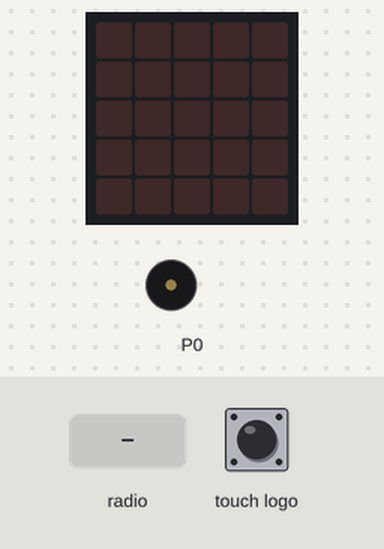
This program was run on a simulated BBC micro:bit (MakeCode). Shown: the board's 5×5 LED display, buzzer (waves = sounding). The inputs (shaded band) are chosen by the test bench.

Above: at 1.2 s.
1.3 s: radio message "0" arrives
At 1.5 s:
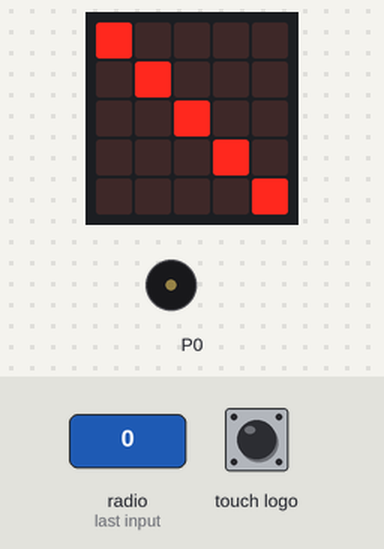
At 2.1 s:
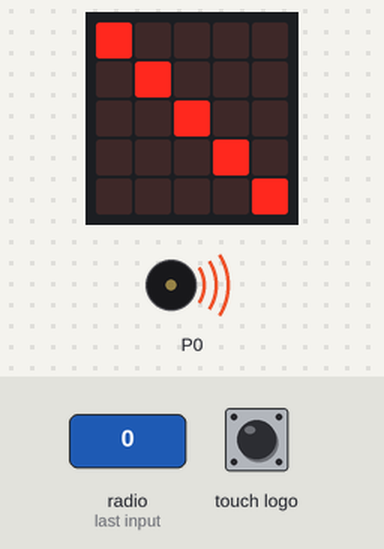
3.7 s: radio message "1" arrives
At 4.5 s:
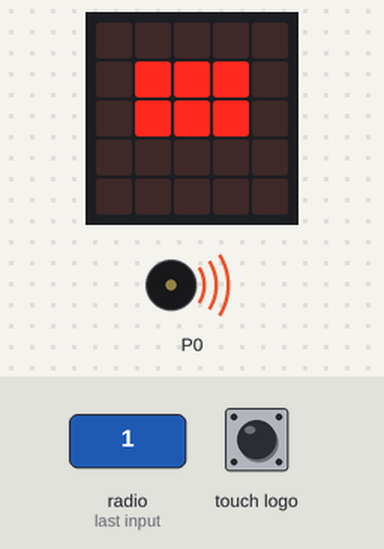
Timing chart, 0 to 6.7 s (numbered marks = the images above; inputs shaded):
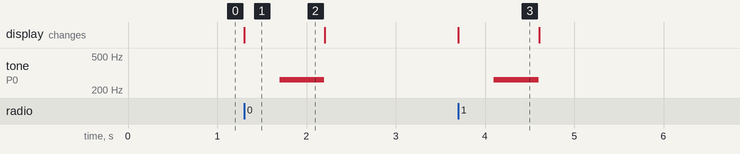

The program:

main.ts
```typescript
radio.onReceivedNumber(function (receivedNumber) {
    if (receivedNumber == 0) {
        basic.showLeds(`
            # . . . .
            . # . . .
            . . # . .
            . . . # .
            . . . . #
            `)
        music.playTone(262, music.beat(BeatFraction.Whole))
    } else {
        basic.showLeds(`
            . . . . .
            . # # # .
            . # # # .
            . . . . .
            . . . . .
            `)
        music.playTone(262, music.beat(BeatFraction.Whole))
    }
    basic.clearScreen()
})
input.onLogoEvent(TouchButtonEvent.LongPressed, function () {
    radio.sendNumber(1)
})
input.onLogoEvent(TouchButtonEvent.Pressed, function () {
    radio.sendNumber(0)
})
```

test.ts
```typescript
// 在這裡測試；當此封包作為擴充功能時，將不會編譯此內容。
```

Measured:
- after the input at 1.3 s, tone on P0: silent → 262 Hz after 0.40 s, → silent 0.50 s later; the display: changes at once (image 1)
- after the input at 3.7 s, tone on P0: silent → 262 Hz after 0.40 s, → silent 0.50 s later; the display: changes at once (image 3)
- what the display in image 1 shows lasts 0.9 s, from 1.3 s to 2.2 s
